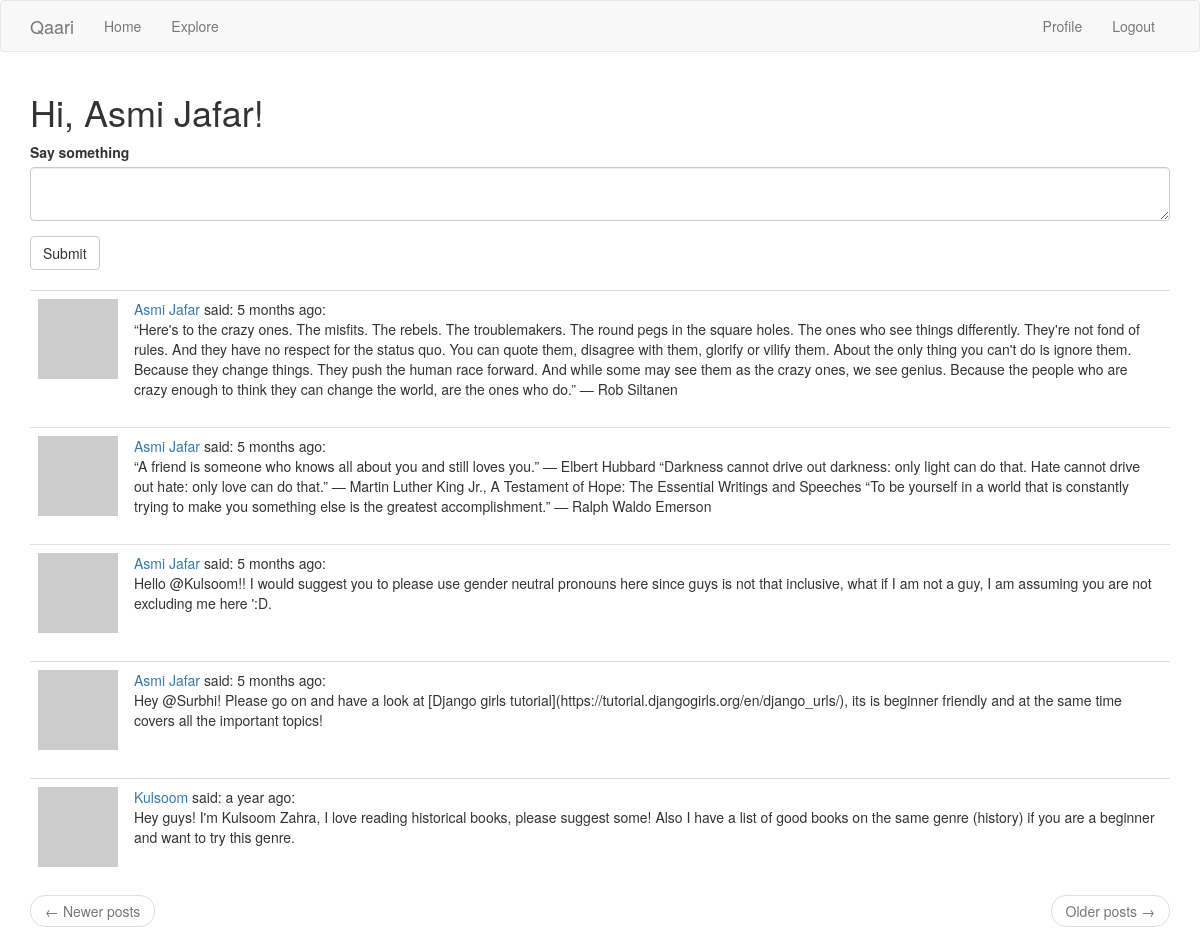
The page /index (signed in) on the database its author committed.
### app/models.py (models this page shows, shortened)
class User(UserMixin, db.Model):
    id = db.Column(db.Integer, primary_key=True)
    username = db.Column(db.String(64), index=True, unique=True)
    email = db.Column(db.String(120), index=True, unique=True)
    password_hash = db.Column(db.String(128))
    about_me = db.Column(db.String(140))
    last_seem = db.Column(db.DateTime, default=datetime.utcnow)
    posts = db.relationship('Post', backref='author', lazy='dynamic')
    followed = db.relationship(
        'User', secondary=followers,
        primaryjoin=(followers.c.follower_id == id),
        secondaryjoin=(followers.c.followed_id == id),
        backref=db.backref('followers', lazy='dynamic'), lazy='dynamic')
    def followed_posts(self):
        followed = Post.query.join(
            followers, (followers.c.followed_id == Post.user_id)).filter(
                followers.c.follower_id == self.id)
        own = Post.query.filter_by(user_id=self.id)
        return followed.union(own).order_by(Post.timestamp.desc())
    def avatar(self, size):
        digest = md5(self.email.lower().encode('utf-8')).hexdigest()
        return 'https://www.gravatar.com/avatar/{}?d=identicon&s={}'.format(
            digest, size)

class Post(db.Model):
    id = db.Column(db.Integer, primary_key=True)
    body = db.Column(db.String(140))
    timestamp = db.Column(db.DateTime, index=True, default=datetime.utcnow)
    user_id = db.Column(db.Integer, db.ForeignKey('user.id'))

### app/main/routes.py (the view)
@bp.route('/', methods=['GET', 'POST'])
@bp.route('/index', methods=['GET', 'POST'])
@login_required
def index():
    form = PostForm()
    if form.validate_on_submit():
        post = Post(body=form.post.data, author=current_user)
        db.session.add(post)
        db.session.commit()
        flash('Your post is now live!')
        return redirect(url_for('main.index'))
    page = request.args.get('page', 1, type=int)
    posts = current_user.followed_posts().paginate(
        page, current_app.config['POSTS_PER_PAGE'], False)
    next_url = url_for('main.index', page=posts.next_num) \
        if posts.has_next else None
    prev_url = url_for('main.index', page=posts.prev_num) \
        if posts.has_prev else None
    return render_template('index.html', title=('Home'), form=form,
                           posts=posts.items, next_url=next_url,
                           prev_url=prev_url)

### app/main/forms.py
class PostForm(FlaskForm):
    post = TextAreaField(('Say something'), validators=[DataRequired()])
    submit = SubmitField('Submit')

### app/main/routes.py (called while the page is built)
@bp.before_app_request
def before_request():
    if current_user.is_authenticated:
        current_user.last_seen = datetime.utcnow()
        db.session.commit()

### app/models.py (called while the page is built)
@login.user_loader
def load_user(id):
    return User.query.get(int(id))

### app/templates/index.html
{% extends "base.html" %}
{% import 'bootstrap/wtf.html' as wtf %}
{% block app_content %}
    <h1>Hi, {{ current_user.username }}!</h1>
    {% if form %}
    {{ wtf.quick_form(form) }}
    <br>
    {% endif %}
    {% for post in posts %}
        {% include '_post.html' %}
    {% endfor %}
    <nav aria-label="...">
        <ul class="pager">
            <li class="previous{% if not prev_url %} disabled{% endif %}">
                <a href="{{ prev_url or '#' }}">
                    <span aria-hidden="true">&larr;</span> Newer posts
                </a>
            </li>
            <li class="next{% if not next_url %} disabled{% endif %}">
                <a href="{{ next_url or '#' }}">
                    Older posts <span aria-hidden="true">&rarr;</span>
                </a>
            </li>
        </ul>
    </nav>
{% endblock %}

### app/templates/_post.html
    <table class="table table-hover">
        <tr>
            <td width="70px">
                <a href="{{ url_for('main.user', username=post.author.username) }}">
                    <img src="{{ post.author.avatar(70) }}" />
                </a>
            </td>
            <td>
                <a href="{{ url_for('main.user', username=post.author.username) }}">
                    {{ post.author.username }}
                </a>
                said: {{ moment(post.timestamp).fromNow() }}:
                <br>
                <span id="post{{ post.id }}">{{ post.body }}</span>
            </td>
        </tr>
    </table>

### rows shown on the page
User: username "Asmi Jafar"
Post: author.username "Asmi Jafar", timestamp "5 months ago", body "“Here's to the crazy ones. The misfits. The rebels. The troublemakers. The round pegs in the square holes. The ones who see things differently. They're not fond of rules. And they have no respect for the status quo. You can quote them, disagree with them, glorify or vilify them. About the only thing you can't do is ignore them. Because they change things. They push the human race forward. And while some may see them as the crazy ones, we see genius. Because the people who are crazy enough to think they can change the world, are the ones who do.” ― Rob Siltanen"
Post: author.username "Asmi Jafar", timestamp "5 months ago", body "“A friend is someone who knows all about you and still loves you.” ― Elbert Hubbard “Darkness cannot drive out darkness: only light can do that. Hate cannot drive out hate: only love can do that.” ― Martin Luther King Jr., A Testament of Hope: The Essential Writings and Speeches “To be yourself in a world that is constantly trying to make you something else is the greatest accomplishment.” ― Ralph Waldo Emerson"
Post: author.username "Asmi Jafar", timestamp "5 months ago", body "Hello @Kulsoom!! I would suggest you to please use gender neutral pronouns here since guys is not that inclusive, what if I am not a guy, I am assuming you are not excluding me here ':D."
Post: author.username "Asmi Jafar", timestamp "5 months ago", body "Hey @Surbhi! Please go on and have a look at [Django girls tutorial](https://tutorial.djangogirls.org/en/django_urls/), its is beginner friendly and at the same time covers all the important topics!"
Post: author.username "Kulsoom", timestamp "a year ago", body "Hey guys! I'm Kulsoom Zahra, I love reading historical books, please suggest some! Also I have a list of good books on the same genre (history) if you are a beginner and want to try this genre."
